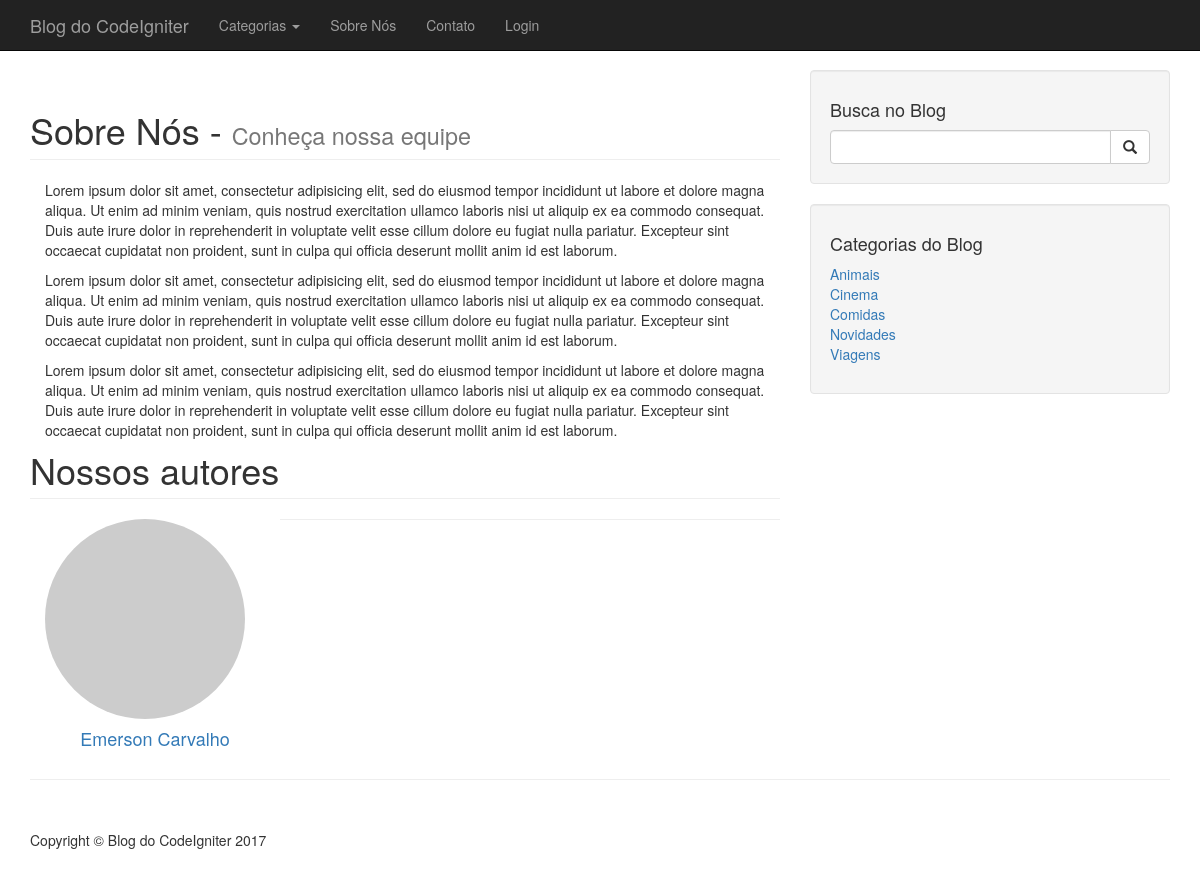
/index.php/sobrenos, run on the app's committed database.
### tables this page shows
CREATE TABLE IF NOT EXISTS `usuario` (
  `id` int(11) NOT NULL AUTO_INCREMENT,
  `nome` varchar(200) DEFAULT NULL,
  `email` varchar(200) DEFAULT NULL,
  `img` longtext,
  `historico` longtext,
  `user` varchar(50) DEFAULT NULL,
  `senha` longtext,
  PRIMARY KEY (`id`)
);

CREATE TABLE IF NOT EXISTS `categoria` (
  `id` int(11) NOT NULL AUTO_INCREMENT,
  `titulo` varchar(100) DEFAULT NULL,
  PRIMARY KEY (`id`)
);

### application/controllers/Sobrenos.php (called while the page is built, shortened)
<?php
class Sobrenos extends CI_Controller {
	public function __construct(){
		$this->load->model('Categorias_model','modelcategoria');
		$this->categorias = $this->modelcategoria->listar_categorias();
		$this->load->model('usuarios_model', 'modelusuarios');
	}
	public function index()
	{
		$dados['categorias']=$this->categorias;
		$dados['autores'] = $this->modelusuarios->listar_autores();
		$dados['titulo']= 'Sobre Nós - ';
		$dados['subtitulo']= 'Conheça nossa equipe';
		$this->load->view('frontend/template/html-header', $dados);
		$this->load->view('frontend/template/header');
		$this->load->view('frontend/sobrenos');
		$this->load->view('frontend/template/aside');
		$this->load->view('frontend/template/footer');
		$this->load->view('frontend/template/html-footer');
	}
}
?>

### index.php (called while the page is built, shortened)
<?php
require_once BASEPATH.'core/CodeIgniter.php';

### application/models/Usuarios_model.php (called while the page is built, shortened)
<?php
class Usuarios_model extends CI_Model {
	public function listar_autores()
	{	$this->db->select('id, nome, img');
		$this->db->from('usuario');
		$this->db->order_by('nome', 'ASC');
		return $this->db->get()->result();
	}
}
?>

### application/helpers/funcoes_helper.php (called while the page is built, shortened)
<?php
function limpar($string){
	$table = array(
        '/'=>'', '('=>'', ')'=>'',
    );
    $string = strtr($string, $table);
	$string= preg_replace('/[,.;:`´^~\'"]/', null, iconv('UTF-8','ASCII//TRANSLIT',$string));
	$string= strtolower($string);
	$string= str_replace(" ", "-", $string);
	$string= str_replace("---", "-", $string);
	return $string;
}

### application/models/Categorias_model.php (called while the page is built, shortened)
<?php
class Categorias_model extends CI_Model {
	public function listar_categorias()
	{
		$this->db->order_by('titulo', 'ASC');
		return ($this->db->get('categoria')->result());
	}
}
?>

### application/views/frontend/template/aside.php (the view)
    <div class="col-md-4">
        <div class="well">
            <h4>Busca no Blog</h4>
            <div class="input-group">
                <input type="text" class="form-control">
                <span class="input-group-btn">
                    <button class="btn btn-default" type="button">
                        <span class="glyphicon glyphicon-search"></span>
                </button>
                </span>
            </div>
        </div>
        <div class="well">
            <h4>Categorias do Blog</h4>
            <div class="row">
                <div class="col-lg-12">
                    <ul class="list-unstyled">
                        <?php
                            foreach ($categorias as $categoria) {
                        ?>
                                <li><a href="<?php echo base_url('categoria/'.$categoria->id).'/'.limpar($categoria->titulo)?>"><?php echo $categoria->titulo?></a>
                                 </li>
                        <?php
                            }
                        ?>
                    </ul>
                </div>
            </div>
        </div>
    </div>
</div>

### application/views/frontend/sobrenos.php
<div class="container">
    <div class="row">
        <div class="col-md-8">
            <h1 class="page-header">
            <?php echo $titulo ?>
                <small>
                    <?php
                     if($subtitulo!='')
                           echo $subtitulo;
                    else  {
                        foreach ($subtitulodb as $dbtitulo) {
                             echo $dbtitulo->titulo;
                        }
                    }
                      ?>
                    </small>
            </h1>
            <div class="col-md-12 ">
                    <p>Lorem ipsum dolor sit amet, consectetur adipisicing elit, sed do eiusmod
                    tempor incididunt ut labore et dolore magna aliqua. Ut enim ad minim veniam,
                    quis nostrud exercitation ullamco laboris nisi ut aliquip ex ea commodo
                    consequat. Duis aute irure dolor in reprehenderit in voluptate velit esse
                    cillum dolore eu fugiat nulla pariatur. Excepteur sint occaecat cupidatat non
                    proident, sunt in culpa qui officia deserunt mollit anim id est laborum.</p>
                    <p>Lorem ipsum dolor sit amet, consectetur adipisicing elit, sed do eiusmod
                    tempor incididunt ut labore et dolore magna aliqua. Ut enim ad minim veniam,
                    quis nostrud exercitation ullamco laboris nisi ut aliquip ex ea commodo
                    consequat. Duis aute irure dolor in reprehenderit in voluptate velit esse
                    cillum dolore eu fugiat nulla pariatur. Excepteur sint occaecat cupidatat non
                    proident, sunt in culpa qui officia deserunt mollit anim id est laborum.</p>
                     <p>Lorem ipsum dolor sit amet, consectetur adipisicing elit, sed do eiusmod
                    tempor incididunt ut labore et dolore magna aliqua. Ut enim ad minim veniam,
                    quis nostrud exercitation ullamco laboris nisi ut aliquip ex ea commodo
                    consequat. Duis aute irure dolor in reprehenderit in voluptate velit esse
                    cillum dolore eu fugiat nulla pariatur. Excepteur sint occaecat cupidatat non
                    proident, sunt in culpa qui officia deserunt mollit anim id est laborum.</p>
            </div>
            <br><br>
             <h1 class="page-header">
               Nossos autores
            </h1>
            <?php foreach ($autores as $autor) {
            ?>
                <div class="col-md-4 col-xs-6">
                    <img class="img-responsive img-circle" src="http://placehold.it/200x200" alt="">
                     <h4 class="text-center">
                        <a href="<?php echo base_url('autor/'.$autor->id.'/'.limpar($autor->nome))?>"><?php echo $autor->nome?></a>
                    </h4>
                </div>
          <?php
            }
            ?>
                <hr>
        </div>

### assets/frontend/css/blog.css (style rules this page uses)
body { padding-top: 70px; }

### data on the page
usuario: nome "Emerson Carvalho"
categoria: titulo "Animais"
categoria: titulo "Cinema"
categoria: titulo "Comidas"
categoria: titulo "Novidades"
categoria: titulo "Viagens"

### other printed values
$titulo "Sobre Nós -"
$subtitulo "Conheça nossa equipe"
